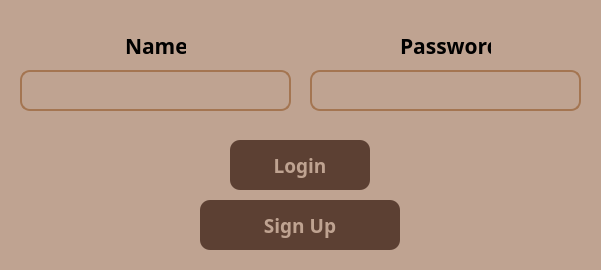
<?xml version="1.0" encoding="UTF-8"?>
<ui version="4.0">
 <class>MainWindow</class>
 <widget class="QMainWindow" name="MainWindow">
  <property name="geometry">
   <rect>
    <x>0</x>
    <y>0</y>
    <width>601</width>
    <height>270</height>
   </rect>
  </property>
  <property name="windowTitle">
   <string>MainWindow</string>
  </property>
  <property name="styleSheet">
   <string notr="true">QMainWindow {
    background-color: #bfa391;
}</string>
  </property>
  <widget class="QWidget" name="centralwidget">
   <widget class="QPushButton" name="loginButton">
    <property name="geometry">
     <rect>
      <x>230</x>
      <y>140</y>
      <width>140</width>
      <height>50</height>
     </rect>
    </property>
    <property name="font">
     <font>
      <family>Segoe UI Variable Text Semibold</family>
      <pointsize>14</pointsize>
      <weight>75</weight>
      <bold>true</bold>
     </font>
    </property>
    <property name="styleSheet">
     <string notr="true">QPushButton#loginButton {
	background-color: #5c4033;
    color: #bfa391;
    border: none;
    border-radius: 10px;
    padding: 8px 12px
}

QPushButton#loginButton:hover {
    background-color: #a37c68;
	color: black;
}</string>
    </property>
    <property name="text">
     <string>Login</string>
    </property>
   </widget>
   <widget class="QLineEdit" name="usernameLineEdit">
    <property name="geometry">
     <rect>
      <x>20</x>
      <y>70</y>
      <width>271</width>
      <height>41</height>
     </rect>
    </property>
    <property name="font">
     <font>
      <family>Segoe UI Variable Text Semibold</family>
      <pointsize>12</pointsize>
      <weight>75</weight>
      <bold>true</bold>
     </font>
    </property>
    <property name="styleSheet">
     <string notr="true">QLineEdit#usernameLineEdit {
    border: 2px solid #A47551;
    border-radius: 10px;
    padding: 6px;
    background-color: #bfa391;
    color: #3e2c1c;
}
</string>
    </property>
    <property name="text">
     <string/>
    </property>
    <property name="alignment">
     <set>Qt::AlignCenter</set>
    </property>
   </widget>
   <widget class="QLineEdit" name="userpasswordLineEdit">
    <property name="geometry">
     <rect>
      <x>310</x>
      <y>70</y>
      <width>271</width>
      <height>41</height>
     </rect>
    </property>
    <property name="font">
     <font>
      <family>Segoe UI Variable Text Semibold</family>
      <pointsize>12</pointsize>
      <weight>75</weight>
      <bold>true</bold>
     </font>
    </property>
    <property name="styleSheet">
     <string notr="true">QLineEdit#userpasswordLineEdit {
    border: 2px solid #A47551;
    border-radius: 10px;
    padding: 6px;
    background-color: #bfa391;
    color: #3e2c1c;
}
</string>
    </property>
    <property name="text">
     <string/>
    </property>
    <property name="alignment">
     <set>Qt::AlignCenter</set>
    </property>
   </widget>
   <widget class="QLabel" name="usernamelabel">
    <property name="geometry">
     <rect>
      <x>125</x>
      <y>30</y>
      <width>61</width>
      <height>31</height>
     </rect>
    </property>
    <property name="font">
     <font>
      <family>Segoe UI Variable Text Semibold</family>
      <pointsize>16</pointsize>
      <weight>75</weight>
      <bold>true</bold>
     </font>
    </property>
    <property name="text">
     <string>Name</string>
    </property>
   </widget>
   <widget class="QLabel" name="userpasswordlabel">
    <property name="geometry">
     <rect>
      <x>400</x>
      <y>30</y>
      <width>91</width>
      <height>31</height>
     </rect>
    </property>
    <property name="font">
     <font>
      <family>Segoe UI Variable Text Semibold</family>
      <pointsize>16</pointsize>
      <weight>75</weight>
      <bold>true</bold>
     </font>
    </property>
    <property name="text">
     <string>Password</string>
    </property>
   </widget>
   <widget class="QPushButton" name="signupButton">
    <property name="geometry">
     <rect>
      <x>200</x>
      <y>200</y>
      <width>200</width>
      <height>50</height>
     </rect>
    </property>
    <property name="font">
     <font>
      <family>Segoe UI Variable Text Semibold</family>
      <pointsize>14</pointsize>
      <weight>75</weight>
      <bold>true</bold>
     </font>
    </property>
    <property name="styleSheet">
     <string notr="true">QPushButton#signupButton {
	background-color: #5c4033;
    color: #bfa391;
    border: none;
    border-radius: 10px;
    padding: 8px 12px
}

QPushButton#signupButton:hover {
    background-color: #a37c68;
	color: black;
}</string>
    </property>
    <property name="text">
     <string>Sign Up</string>
    </property>
   </widget>
  </widget>
 </widget>
 <resources/>
 <connections/>
</ui>
